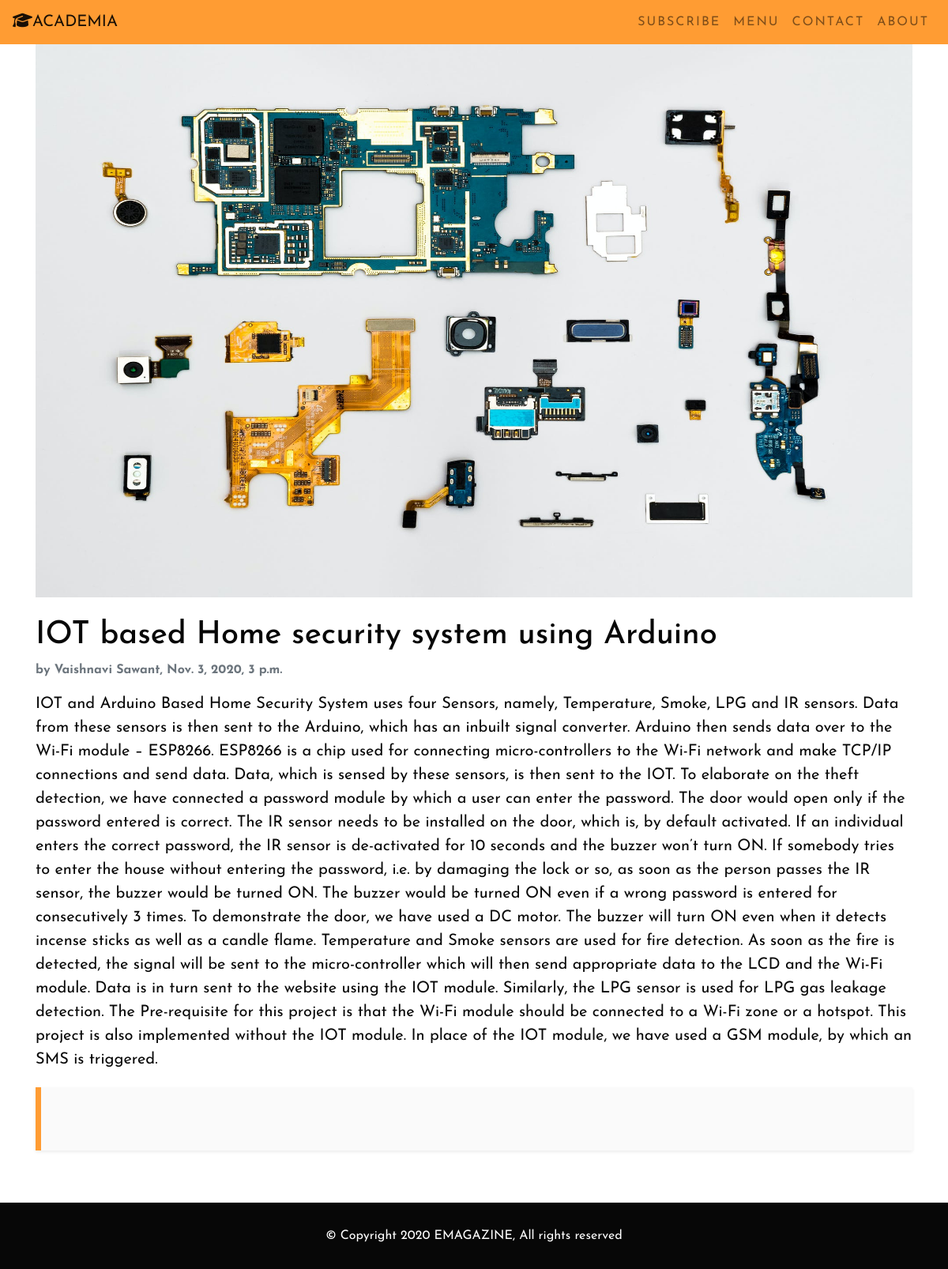
The app's page /projects/2 with its own data.
### EMAG_APP/models.py (models this page shows, shortened)
class Project(models.Model):
    user_id = models.ForeignKey(
        to=User, on_delete=models.CASCADE, null=True, related_name='projects')
    project_title = models.CharField(
        max_length=755, null=False, blank=False, unique=True)
    project_description = models.TextField(null=False, blank=False)
    project_tags = models.CharField(max_length=400, null=True, blank=True)
    project_data = models.FileField(null=True, blank=True)
    project_banner = models.ImageField(null=True, blank=True)
    uploaded_at = models.DateTimeField(default=timezone.now)

class User(AbstractBaseUser, PermissionsMixin):
    email = models.EmailField(_('email address'), unique=True)
    full_name = models.CharField(max_length=255, null=True, blank=True)
    dept_name = models.CharField(max_length=255, null=True, blank=True)
    phone_no = models.CharField(max_length=10, null=True, blank=True)
    is_staff = models.BooleanField(default=False)
    is_active = models.BooleanField(default=True)
    date_joined = models.DateTimeField(default=timezone.now)
    USERNAME_FIELD = 'email'
    REQUIRED_FIELDS = []
    objects = CustomUserManager()

### EMAG_APP/views.py (the view)
# urls.py: path('projects/<int:pk>', displayproj_view),
def displayproj_view(request, pk):
    try:
        project = Project.objects.get(pk=pk)
        return render(request, "project/displayproj.html", {"project": project})
    except Project.DoesNotExist:
        return render(request, "home.html")
    return None

### EMAG_APP/templates/project/displayproj.html (shortened to what this page needs)
{% extends 'base.html' %}{% load static %}
{% block body %}
<div class="devent-info-wrapper">
    <div class="container w-100">
        <div class="row" style="overflow-x: hidden">
            <div class="col-lg-12">
                <div class="banner">
                <img class="img-fluid w-100" src="{{ project.project_banner.url }}" alt="" style="height: 700px"/>
                </div>
                <br />
            </div>
        </div>
    </div>
            <div class="container">
             <div class="title">
                <h1>{{ project.project_title }}</h1>
            </div>
            <div class="date-uploaded">
                <p class="font-weight-bold text-muted">
                    by {{ project.user_id.full_name }}, {{ project.uploaded_at }}
                </p>
            </div>
            <div class="content">{{ project.project_description | safe }}</div>
            <div class="organised-by mb-5 shadow-sm" data-aos="zoom-in" data-aos-duration="1000">
            </div>
            </div>
</div>
</div>
{% endblock %}

### EMAG_APP/static/css/style.css (style rules this page uses)
body { font-family: "Josefin Sans", sans-serif; -webkit-background-size: cover; -moz-background-size: cover; background-size: cover; -o-background-size: cover; background-color: #fff; color: #070707; margin-bottom: 150px; }
* { margin: 0; padding: 0; list-style: none; text-decoration: none; }
.content { font-size: 20px; }
.organised-by, .sponsored-by { background-color: #fafafa; margin-top: 20px; padding: 40px; border-left: 7px #ff9c33 solid; text-transform: uppercase; text-align: center; }
.title { letter-spacing: 0px; }
.content { size: 4px; }

### records on screen
Project: project_banner (picture), project_title "IOT based Home security system using Arduino", user_id.full_name "Vaishnavi Sawant", uploaded_at "Nov. 3, 2020, 3 p.m.", project_description "IOT and Arduino Based Home Security System uses four Sensors, namely, Temperature, Smoke, LPG and IR sensors. Data from these sensors is then sent to the Arduino, which has an inbuilt signal converter. Arduino then sends data over to the Wi-Fi module – ESP8266. ESP8266 is a chip used for connecting micro-controllers to the Wi-Fi network and make TCP/IP connections and send data. Data, which is sensed by these sensors, is then sent to the IOT. To elaborate on the theft detection, we have connected a password module by which a user can enter the password. The door would open only if the password entered is correct. The IR sensor needs to be installed on the door, which is, by default…"
